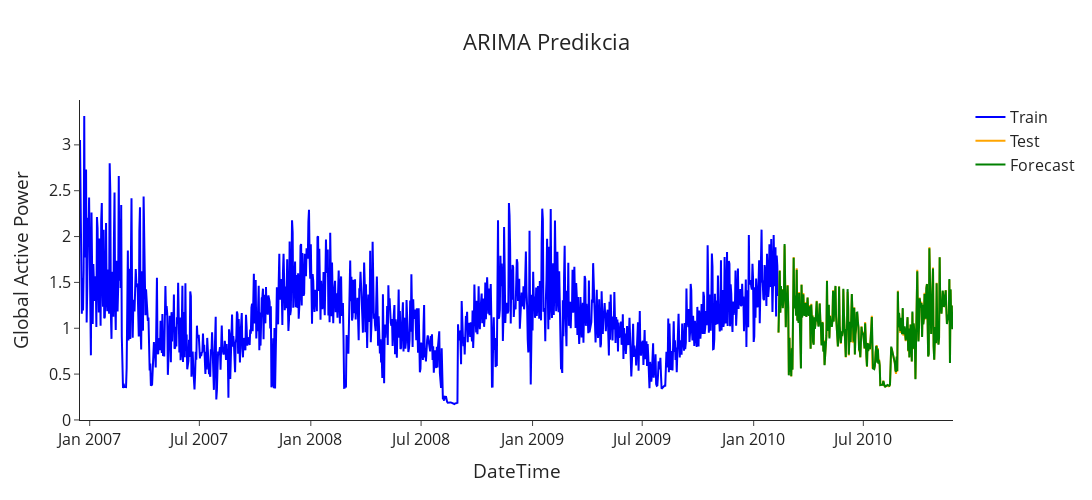

Notebook source saved alongside this figure:
### Markdown cell above
#
### Volanie `ARIMA` modelu a zobrazenie predikcie.

### Code cell
X_selected = df_day_all[['Global_reactive_power', 'Voltage', 'Global_intensity', 'Sub_metering_1', 'Sub_metering_2', 'Sub_metering_3']]

arima_model = ARIMA(endog=train, exog=X_selected[:len(train)], order=(23,0,7)).fit() 
forecast = arima_model.forecast(steps=len(test), exog=X_selected[len(train):]) 

plot_forecasts(train, test, forecast, x_axis, "ARIMA Predikcia")

### Figure 1 — Plotly figure (JSON) as saved in the notebook; plotly's stock layout.template omitted (floating-point values rounded to 4 significant figures; data arrays with more than 128 entries replaced by an {"elided": "..."} marker saying what was removed)
{"data": [{"line": {"color": "blue"}, "mode": "lines", "name": "Train", "type": "scatter", "x": {"elided": "1153 str values"}, "y": {"elided": "1153 float values"}}, {"line": {"color": "orange"}, "mode": "lines", "name": "Test", "type": "scatter", "x": {"elided": "289 str values"}, "y": {"elided": "289 float values"}}, {"line": {"color": "green"}, "mode": "lines", "name": "Forecast", "type": "scatter", "x": {"elided": "289 str values"}, "y": {"elided": "289 float values"}}], "layout": {"font": {"size": 16}, "height": 500, "title": {"text": "ARIMA Predikcia", "x": 0.5}, "width": 1150, "xaxis": {"title": {"text": "DateTime"}}, "yaxis": {"title": {"text": "Global Active Power"}}}}
